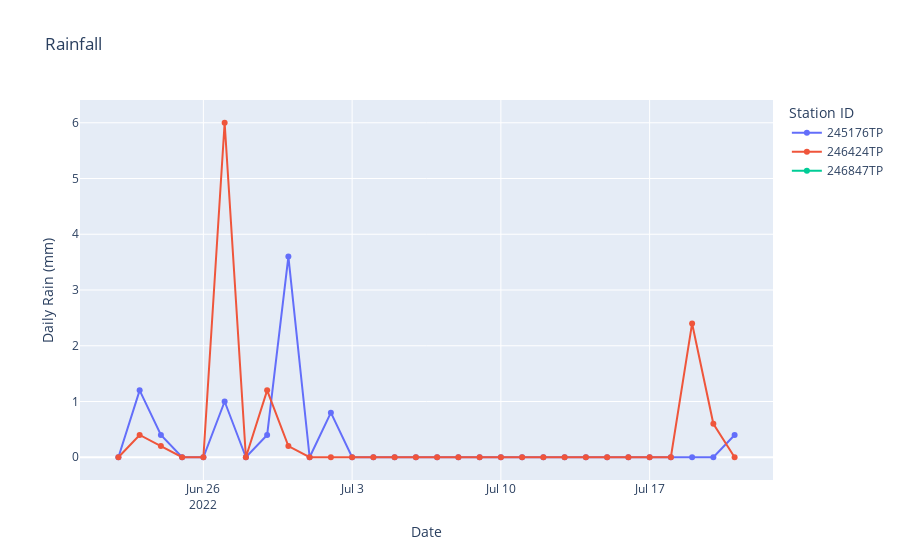
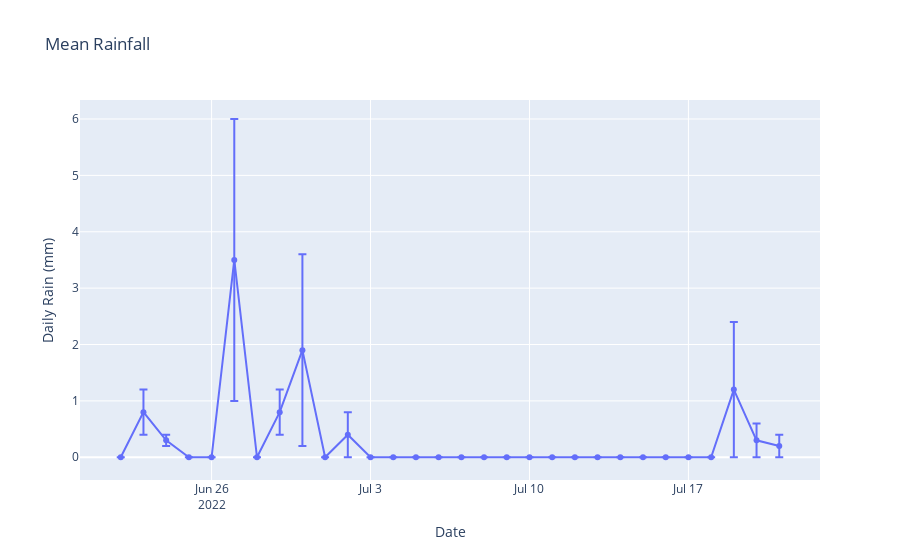

Notebook code for these charts, in order:
### Code cell
datas = load_multiple([station_ID,'246424TP','246847TP'],N_days)
_=rainfall_plot(datas)
_=rainfall_plot(datas,average=True)

### Figure 1 — Plotly figure (JSON) as saved in the notebook; plotly's stock layout.template omitted (floating-point values rounded to 4 significant figures)
{"data": [{"hovertemplate": "Station ID=245176TP<br>Date=%{x}<br>Daily Rain (mm)=%{y}<extra></extra>", "legendgroup": "245176TP", "line": {"color": "#636efa", "dash": "solid"}, "marker": {"symbol": "circle"}, "mode": "lines+markers", "name": "245176TP", "orientation": "v", "showlegend": true, "type": "scatter", "x": ["2022-06-22T00:00:00", "2022-06-23T00:00:00", "2022-06-24T00:00:00", "2022-06-25T00:00:00", "2022-06-26T00:00:00", "2022-06-27T00:00:00", "2022-06-28T00:00:00", "2022-06-29T00:00:00", "2022-06-30T00:00:00", "2022-07-01T00:00:00", "2022-07-02T00:00:00", "2022-07-03T00:00:00", "2022-07-04T00:00:00", "2022-07-05T00:00:00", "2022-07-06T00:00:00", "2022-07-07T00:00:00", "2022-07-08T00:00:00", "2022-07-09T00:00:00", "2022-07-10T00:00:00", "2022-07-11T00:00:00", "2022-07-12T00:00:00", "2022-07-13T00:00:00", "2022-07-14T00:00:00", "2022-07-15T00:00:00", "2022-07-16T00:00:00", "2022-07-17T00:00:00", "2022-07-18T00:00:00", "2022-07-19T00:00:00", "2022-07-20T00:00:00", "2022-07-21T00:00:00"], "xaxis": "x", "y": [0, 1.2, 0.4, 0, 0, 1, 0, 0.4, 3.6, 0, 0.8, 0, 0, 0, 0, 0, 0, 0, 0, 0, 0, 0, 0, 0, 0, 0, 0, 0, 0, 0.4], "yaxis": "y"}, {"hovertemplate": "Station ID=246424TP<br>Date=%{x}<br>Daily Rain (mm)=%{y}<extra></extra>", "legendgroup": "246424TP", "line": {"color": "#EF553B", "dash": "solid"}, "marker": {"symbol": "circle"}, "mode": "lines+markers", "name": "246424TP", "orientation": "v", "showlegend": true, "type": "scatter", "x": ["2022-06-22T00:00:00", "2022-06-23T00:00:00", "2022-06-24T00:00:00", "2022-06-25T00:00:00", "2022-06-26T00:00:00", "2022-06-27T00:00:00", "2022-06-28T00:00:00", "2022-06-29T00:00:00", "2022-06-30T00:00:00", "2022-07-01T00:00:00", "2022-07-02T00:00:00", "2022-07-03T00:00:00", "2022-07-04T00:00:00", "2022-07-05T00:00:00", "2022-07-06T00:00:00", "2022-07-07T00:00:00", "2022-07-08T00:00:00", "2022-07-09T00:00:00", "2022-07-10T00:00:00", "2022-07-11T00:00:00", "2022-07-12T00:00:00", "2022-07-13T00:00:00", "2022-07-14T00:00:00", "2022-07-15T00:00:00", "2022-07-16T00:00:00", "2022-07-17T00:00:00", "2022-07-18T00:00:00", "2022-07-19T00:00:00", "2022-07-20T00:00:00", "2022-07-21T00:00:00"], "xaxis": "x", "y": [0, 0.4, 0.2, 0, 0, 6, 0, 1.2, 0.2, 0, 0, 0, 0, 0, 0, 0, 0, 0, 0, 0, 0, 0, 0, 0, 0, 0, 0, 2.4, 0.6, 0], "yaxis": "y"}, {"hovertemplate": "Station ID=246847TP<br>Date=%{x}<br>Daily Rain (mm)=%{y}<extra></extra>", "legendgroup": "246847TP", "line": {"color": "#00cc96", "dash": "solid"}, "marker": {"symbol": "circle"}, "mode": "lines+markers", "name": "246847TP", "orientation": "v", "showlegend": true, "type": "scatter", "x": ["2022-06-22T00:00:00", "2022-06-23T00:00:00", "2022-06-24T00:00:00", "2022-06-25T00:00:00", "2022-06-26T00:00:00", "2022-06-27T00:00:00", "2022-06-28T00:00:00", "2022-06-29T00:00:00", "2022-06-30T00:00:00", "2022-07-01T00:00:00", "2022-07-02T00:00:00", "2022-07-03T00:00:00", "2022-07-04T00:00:00", "2022-07-05T00:00:00", "2022-07-06T00:00:00", "2022-07-07T00:00:00", "2022-07-08T00:00:00", "2022-07-09T00:00:00", "2022-07-10T00:00:00", "2022-07-11T00:00:00", "2022-07-12T00:00:00", "2022-07-13T00:00:00", "2022-07-14T00:00:00", "2022-07-15T00:00:00", "2022-07-16T00:00:00", "2022-07-17T00:00:00", "2022-07-18T00:00:00", "2022-07-19T00:00:00", "2022-07-20T00:00:00", "2022-07-21T00:00:00"], "xaxis": "x", "y": [null, null, null, null, null, null, null, null, null, null, null, null, null, null, null, null, null, null, null, null, null, null, null, null, null, null, null, null, null, null], "yaxis": "y"}], "layout": {"autosize": true, "legend": {"title": {"text": "Station ID"}, "tracegroupgap": 0}, "title": {"text": "Rainfall"}, "xaxis": {"anchor": "y", "autorange": true, "domain": [0, 1], "range": ["2022-06-20 06:35:16.4442", "2022-07-22 17:24:43.5558"], "title": {"text": "Date"}, "type": "date"}, "yaxis": {"anchor": "x", "autorange": true, "domain": [0, 1], "range": [-0.4951, 6.495], "title": {"text": "Daily Rain (mm)"}, "type": "linear"}}}

### Figure 2 — Plotly figure (JSON) as saved in the notebook; plotly's stock layout.template omitted (floating-point values rounded to 4 significant figures)
{"data": [{"error_y": {"array": [0, 0.4, 0.1, 0, 0, 2.5, 0, 0.4, 1.7, 0, 0.4, 0, 0, 0, 0, 0, 0, 0, 0, 0, 0, 0, 0, 0, 0, 0, 0, 1.2, 0.3, 0.2], "arrayminus": [0, 0.4, 0.1, 0, 0, 2.5, 0, 0.4, 1.7, 0, 0.4, 0, 0, 0, 0, 0, 0, 0, 0, 0, 0, 0, 0, 0, 0, 0, 0, 1.2, 0.3, 0.2]}, "hovertemplate": "variable=0<br>Date=%{x}<br>Daily Rain (mm)=%{y}<extra></extra>", "legendgroup": "0", "line": {"color": "#636efa", "dash": "solid"}, "marker": {"symbol": "circle"}, "mode": "lines+markers", "name": "0", "orientation": "v", "showlegend": true, "type": "scatter", "x": ["2022-06-22T00:00:00", "2022-06-23T00:00:00", "2022-06-24T00:00:00", "2022-06-25T00:00:00", "2022-06-26T00:00:00", "2022-06-27T00:00:00", "2022-06-28T00:00:00", "2022-06-29T00:00:00", "2022-06-30T00:00:00", "2022-07-01T00:00:00", "2022-07-02T00:00:00", "2022-07-03T00:00:00", "2022-07-04T00:00:00", "2022-07-05T00:00:00", "2022-07-06T00:00:00", "2022-07-07T00:00:00", "2022-07-08T00:00:00", "2022-07-09T00:00:00", "2022-07-10T00:00:00", "2022-07-11T00:00:00", "2022-07-12T00:00:00", "2022-07-13T00:00:00", "2022-07-14T00:00:00", "2022-07-15T00:00:00", "2022-07-16T00:00:00", "2022-07-17T00:00:00", "2022-07-18T00:00:00", "2022-07-19T00:00:00", "2022-07-20T00:00:00", "2022-07-21T00:00:00"], "xaxis": "x", "y": [0, 0.8, 0.3, 0, 0, 3.5, 0, 0.8, 1.9, 0, 0.4, 0, 0, 0, 0, 0, 0, 0, 0, 0, 0, 0, 0, 0, 0, 0, 0, 1.2, 0.3, 0.2], "yaxis": "y"}], "layout": {"autosize": true, "legend": {"title": {"text": "variable"}, "tracegroupgap": 0}, "showlegend": false, "title": {"text": "Mean Rainfall"}, "xaxis": {"anchor": "y", "autorange": true, "domain": [0, 1], "range": ["2022-06-20 06:42:54.2145", "2022-07-22 17:17:05.7855"], "title": {"text": "Date"}, "type": "date"}, "yaxis": {"anchor": "x", "autorange": true, "domain": [0, 1], "range": [-0.4834, 6.341], "title": {"text": "Daily Rain (mm)"}, "type": "linear"}}}
